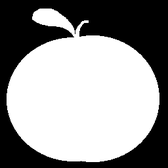
%> input picture hw4/apple.gif, 168 x 168 px, shrunk from 256 x 256 before the run
$ octave hw4.m   (GNU Octave 9; MATLAB toolbox functions it lacks are replaced by stand-ins)
%> lines starting %> are read from the running program, lines starting %| are printed output that depends on the picture; in (x1, y1, x2, y2) boxes, pixels count from 0 and x2, y2 are one past the last pixel; in counts of white or black regions, pixels touching at a corner belong together; the program's own positions count from 1
%Q1)
%a)
BW = imread('apple.gif');
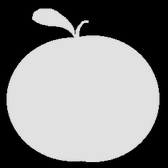
%> BW: size 168x168 uint8; min 0, max 225, mean 129.2
BW1 = imbinarize(BW);
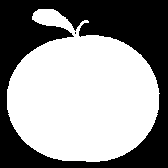
%> BW1: size 168x168 logical; 57.4% white; 2 black regions (1 under 20 px), largest, box (x1, y1, x2, y2) and area: (0, 0, 168, 168) 12023
imshow(BW1)
BW2=bwmorph(BW1,'skel',inf);
%> BW2: size 168x168 logical; 1.4% white in thin lines or dots, all inside (x1, y1, x2, y2) = (13, 16, 154, 156)
montage({BW,BW2},'BackgroundColor','blue','BorderSize',5)

BW3 = bwmorph(BW1,'thin',inf);
%> BW3: size 168x168 logical; 0.56% white in thin lines or dots, all inside (x1, y1, x2, y2) = (38, 16, 103, 100)
montage({BW,BW3},'BackgroundColor','blue','BorderSize',5)
imwrite(BW2, 'apple_skel.jpg');
imwrite(BW3, 'apple_thin.jpg');


%b)
BW4 = imread('cup.gif');
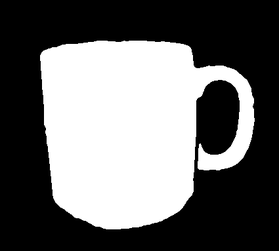
%> input picture hw4/cup.gif, 279 x 251 px, shrunk from 425 x 383 before the run
%> BW4: size 251x279 uint8; min 0, max 242, mean 99.6
BW5 = imbinarize(BW4);
%> BW5: size 251x279 logical; 41.1% white; 1 white region, box (x1, y1, x2, y2) and area: (40, 41, 255, 229) 28792
imshow(BW5)
BW6 = bwmorph(BW5,'skel',inf);
%> BW6: size 251x279 logical; 1% white in thin lines or dots, all inside (x1, y1, x2, y2) = (42, 42, 254, 220)
montage({BW4,BW6},'BackgroundColor','blue','BorderSize',5)

BW7 = bwmorph(BW5,'thin',inf);
%> BW7: size 251x279 logical; 0.53% white in thin lines or dots, all inside (x1, y1, x2, y2) = (52, 60, 247, 182)
montage({BW4,BW7},'BackgroundColor','blue','BorderSize',5)
imwrite(BW6, 'cup_skel.jpg');
imwrite(BW7, 'cup_thin.jpg');

%c)
BW8 = imread('tree.gif');
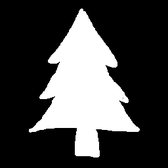
%> input picture hw4/tree.gif, 168 x 168 px, shrunk from 256 x 256 before the run
%> BW8: size 168x168 uint8; min 0, max 223, mean 60
BW9 = imbinarize(BW8);
%> BW9: size 168x168 logical; 26.9% white; 1 white region, box (x1, y1, x2, y2) and area: (29, 9, 140, 158) 7598
imshow(BW9)
BW10 = bwmorph(BW9,'skel',inf);
%> BW10: size 168x168 logical; 1.8% white in thin lines or dots, all inside (x1, y1, x2, y2) = (29, 9, 140, 158)
montage({BW8,BW10},'BackgroundColor','blue','BorderSize',5)

BW11 = bwmorph(BW9,'thin',inf);
%> BW11: size 168x168 logical; 1.4% white in thin lines or dots, all inside (x1, y1, x2, y2) = (30, 11, 138, 154)
montage({BW8,BW11},'BackgroundColor','blue','BorderSize',5)
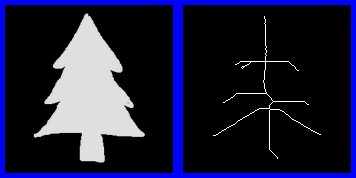
%> displayed picture: size 178x356x3, on the screen's scale of 0 to 255; mean R, G, B 28.4, 28.4, 56.2
imwrite(BW10, 'tree_skel.jpg');
imwrite(BW11, 'tree_thin.jpg');


% % Q2)
BW12 = imread('stars.png');
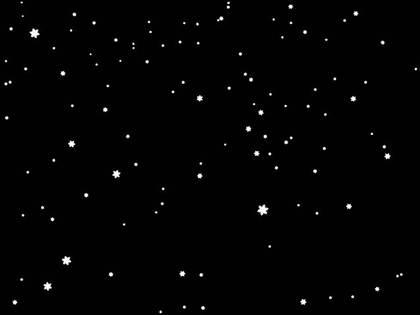
%> input picture hw4/stars.png, 420 x 315 px, shrunk from 640 x 480 before the run
%> BW12 is the input picture: size 315x420 uint8; min 0, max 255, mean 3.2
BW13 = imbinarize(BW12);
%> BW13: size 315x420 logical; 0.92% white in thin lines or dots
BW14=bwmorph(BW13, 'shrink', Inf); %shrink
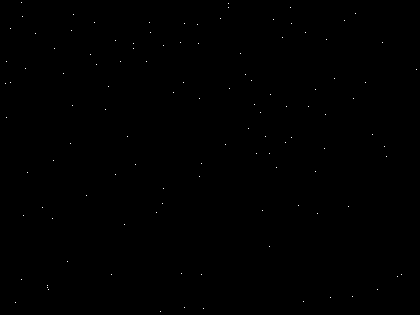
%> BW14: size 315x420 logical; 0.09% white in thin lines or dots
[x1,y1,z1] = size(BW14);
%> x1 = 315; y1 = 420; z1 = 1
 White_pix=0;
 Floc=0;
 for j=1:(x1)-1
    for i=1:(y1)-1
        if BW14(j,i)==1
            White_pix=White_pix+1;
        end
    end
 end
%> after the loop, White_pix = 113

disp(" total number of stars are");
disp(White_pix);
%| 113
